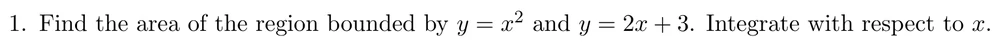
#> input picture img/q/abc-01.webp, 1000 x 46 px, given in place of IMG_1107.jpg, which was not available
$ python recitation.py
#> lines starting #> are read from the running program, lines starting #| are printed output that depends on the picture; pictures that were not available may be replaced by others from this repository, and a replacement may not be noted
"""Crops the Recitation (Worksheet 4) question photos and handwritten solutions into img/q/rec-N.webp / recsol-N.webp
and merges them into shots.js (run build/shots.py first when both change; shots.py keeps the rec* keys).

    python3 build/recitation.py [folder with IMG_1107..1111.HEIC and "Math 1400 Worksheet 4 Solutions.pdf"]   # default ~/Downloads

Needs macOS sips (HEIC), poppler (pdftoppm), Pillow, numpy.
"""
import json, os, re, subprocess, sys, tempfile
import numpy as np
from PIL import Image, ImageFilter, ImageOps

SRC = os.path.expanduser(sys.argv[1] if len(sys.argv) > 1 else '~/Downloads')
ROOT = os.path.dirname(os.path.dirname(os.path.abspath(__file__)))
OUT = os.path.join(ROOT, 'img', 'q')
tmp = tempfile.mkdtemp()
MAXW = 1000

# photo -> (problem number, crop box in the 1200x1600 view of the photo)
PHOTOS = {'IMG_1107': (1, (110, 362, 1110, 540)), 'IMG_1108': (2, (95, 130, 800, 255)), 'IMG_1109': (3, (30, 135, 1130, 425)),
          'IMG_1110': (4, (80, 95, 1110, 710)), 'IMG_1111': (5, (150, 140, 1110, 470))}
# solution page(s) per problem
SOLS = {1: [1], 2: [2], 3: [3], 4: [4], 5: [5, 6]}


def run(*a):
    subprocess.run(a, check=True, stdout=subprocess.DEVNULL, stderr=subprocess.DEVNULL)
#> (this line was passed over: subprocess is not available in this run)


def deskew(im, box):
    """Level the text lines: pick the rotation (±3°) that maximises the row-sum variance of the ink in the crop."""
    best, ang = -1, 0
    for a in np.arange(-3, 3.01, .25):
        r = im.rotate(a, resample=Image.BICUBIC, fillcolor=255)
        g = np.asarray(r.crop(box)).astype(float)
        v = np.var((g < 120).sum(1))
        if v > best: best, ang = v, a
    return im.rotate(ang, resample=Image.BICUBIC, fillcolor=255), ang


def clean(im):
    """Flat-field the lighting, then push the paper to white and keep the print (drops the show-through of the other side)."""
    a = np.asarray(im).astype(float)
    bg = np.asarray(im.filter(ImageFilter.GaussianBlur(35))).astype(float)
    n = np.clip(a / np.maximum(bg, 1), 0, 1.2)
    n = np.clip((n - .70) / (.93 - .70), 0, 1)
    return Image.fromarray((n * 255).astype(np.uint8))


def trim(im, pad=18, thr=150):
    a = np.asarray(im)
    ys, xs = np.where(a < thr)
    return im.crop((max(xs.min() - pad, 0), max(ys.min() - pad, 0), min(xs.max() + pad, im.width), min(ys.max() + pad, im.height)))


def save(key, im):
    if im.width > MAXW:
        im = im.resize((MAXW, round(im.height * MAXW / im.width)), Image.LANCZOS)
    im.convert('L').save(os.path.join(OUT, key + '.webp'), 'WEBP', quality=84, method=6)
    return {'f': f'img/q/{key}.webp', 'w': im.width, 'h': im.height}


man = {}
for name, (n, box) in PHOTOS.items():
    jpg = os.path.join(tmp, name + '.jpg')
    run('sips', '-s', 'format', 'jpeg', '-Z', '2400', os.path.join(SRC, name + '.HEIC'), '--out', jpg)
    im = ImageOps.exif_transpose(Image.open(jpg)).convert('L')   # sips keeps the phone's orientation tag
    s = im.width / 1200                                  # boxes were measured on the 1200-wide view
#> s = 0.833
    sb = tuple(int(v * s) for v in box)
#> sb = (91, 301, 925, 450)
    im, ang = deskew(im, sb)
#> the loop in deskew, `for a in np.arange(-3, 3.01, .25):` made 25 passes
#> (best, ang) on pass 1: (0, -3)
#> pass 1, in deskew, `r = im.rotate(a, resample=Image.BICUBIC, fillcolor=255)`:
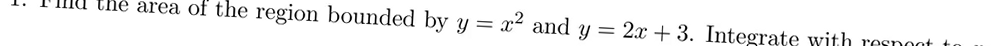
#> r: PIL image 1000x46 L; min 0, max 255, mean 241.3
#> pass 2, in deskew, `r = im.rotate(a, resample=Image.BICUBIC, fillcolor=255)`:
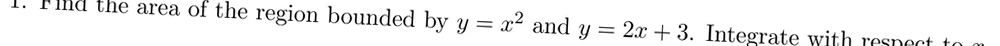
#> r: PIL image 1000x46 L; min 0, max 255, mean 240.6
#> pass 3, in deskew, `r = im.rotate(a, resample=Image.BICUBIC, fillcolor=255)`:
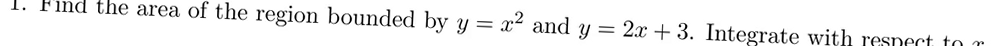
#> r: PIL image 1000x46 L; min 0, max 255, mean 240.1
#> after the loop in deskew, `for a in np.arange(-3, 3.01, .25):`: ang = -3; best = 0
#> ang = -3
    crop = trim(clean(im).crop(sb))
#> in clean, `bg = np.asarray(im.filter(ImageFilter.GaussianBlur(35))).astype(float)`:
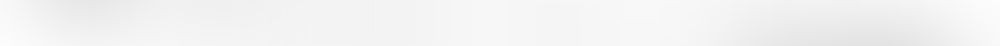
#> bg: shape (46, 1000) float64; min 227, max 252, mean 242.6
#> in clean, `n = np.clip(a / np.maximum(bg, 1), 0, 1.2)`:
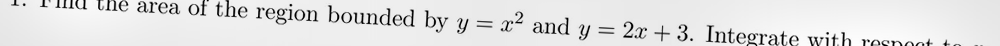
#> n: shape (46, 1000) float64; min 0, max 1.12, mean 0.994; drawn with min black and max white
#> in clean, `n = np.clip((n - .70) / (.93 - .70), 0, 1)`:
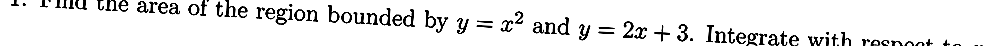
#> n: shape (46, 1000) float64; min 0, max 1, mean 0.919
#> in trim, `a = np.asarray(im)`: a: shape (149, 834); every value is 0
    man[f'rec-{n}'] = save(f'rec-{n}', crop)
    man[f'rec-{n}']['alt'] = f'Recitation Worksheet 4, problem {n}, as handed out'
    print(name, 'rotated', ang)
#| IMG_1107 rotated -3.0
#> pass 2 of the loop `for name, (n, box) in PHOTOS.items():`:
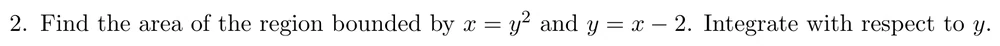
#> input picture img/q/abc-02.webp, 1000 x 46 px, given in place of IMG_1108.jpg, which was not available
#> the loop in deskew (call 2), `for a in np.arange(-3, 3.01, .25):` made 25 passes
#> pass 1, in deskew (call 2), `r = im.rotate(a, resample=Image.BICUBIC, fillcolor=255)`:
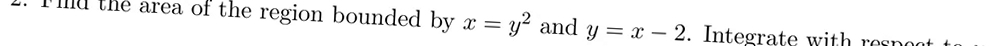
#> r: PIL image 1000x46 L; min 0, max 255, mean 241.4
#> after the loop in deskew (call 2), `for a in np.arange(-3, 3.01, .25):`: best = 0
#> in clean (call 2), `n = np.clip((n - .70) / (.93 - .70), 0, 1)`:
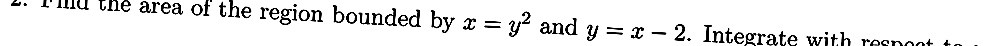
#> n: shape (46, 1000) float64; min 0, max 1, mean 0.921
#| IMG_1108 rotated -3.0
#> (the run stopped early here; a loop or call above may not have finished)
